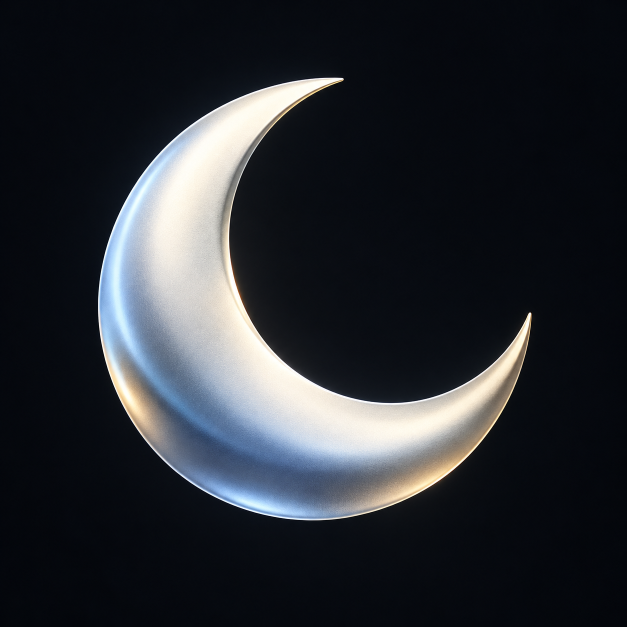
#> input picture Resources/Brand/agenticnights-moon-dark-v1.png, 1254 x 1254 px (shown at 1/2 size)
$ python alpha-cleanup-v1.py
#> lines starting #> are read from the running program, lines starting #| are printed output that depends on the picture; after the words box and inside, x2 and y2 are one past the last pixel; in counts of white or black regions, pixels touching at a corner belong together
from PIL import Image, ImageFilter, ImageDraw
import numpy as np
from pathlib import Path
root=Path(__file__).resolve().parents[2]
src=Image.open(root/'Resources/Brand/agenticnights-moon-dark-v1.png').convert('RGB')
#> src is the input picture: PIL image 1254x1254 RGB; mean R, G, B 41.1, 44.5, 50.2
rgb=np.asarray(src).astype(np.float32)
peak=rgb.max(axis=2)
# The moon has a bright rim; flood-fill the dark exterior, retaining all
# interior texture even where that texture is dark.
solid=Image.fromarray(np.uint8(peak>80)*255, 'L')
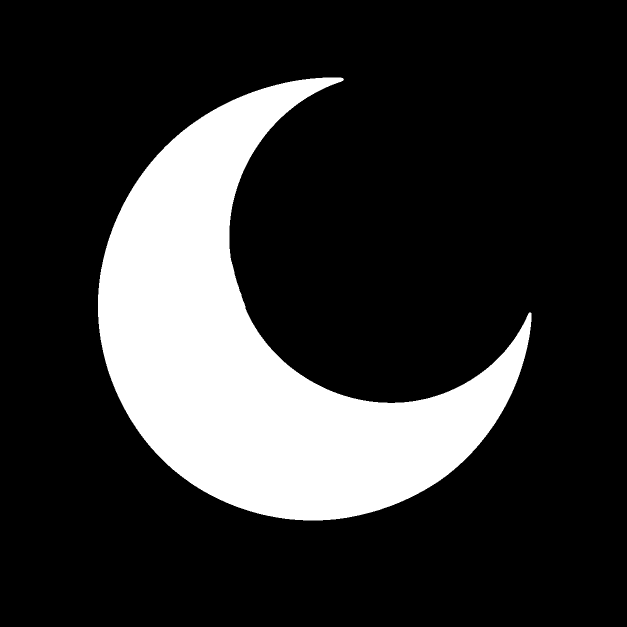
#> solid: PIL image 1254x1254 L (shown at 1/2 size); 19.5% white; 1 white region, box (x1, y1, x2, y2) and area: (196, 155, 1063, 1041) 306754
exterior=solid.copy()
ImageDraw.floodfill(exterior,(0,0),128,thresh=0)
inside=np.asarray(exterior)!=128
#> inside: shape (1254, 1254) bool; 19.5% white; 1 white region, box (x1, y1, x2, y2) and area: (196, 155, 1063, 1041) 306755
# Restrict antialiasing to the immediate outside edge, removing the source glow.
dilated=np.asarray(Image.fromarray(np.uint8(inside)*255).filter(ImageFilter.MaxFilter(3)))>0
#> dilated: shape (1254, 1254) bool; 19.8% white; 1 white region, box (x1, y1, x2, y2) and area: (195, 154, 1064, 1042) 311087
eroded=np.asarray(Image.fromarray(np.uint8(inside)*255).filter(ImageFilter.MinFilter(3)))>0
#> eroded: shape (1254, 1254) bool; 19.2% white; 1 white region, box (x1, y1, x2, y2) and area: (197, 156, 1062, 1040) 302433
edge=dilated & ~eroded
#> edge: shape (1254, 1254) bool; 0.55% white in thin lines or dots, all inside (x1, y1, x2, y2) = (195, 154, 1064, 1042)
alpha=inside.astype(np.float32)
alpha[edge]=np.clip((peak[edge]-22)/185,0,1)
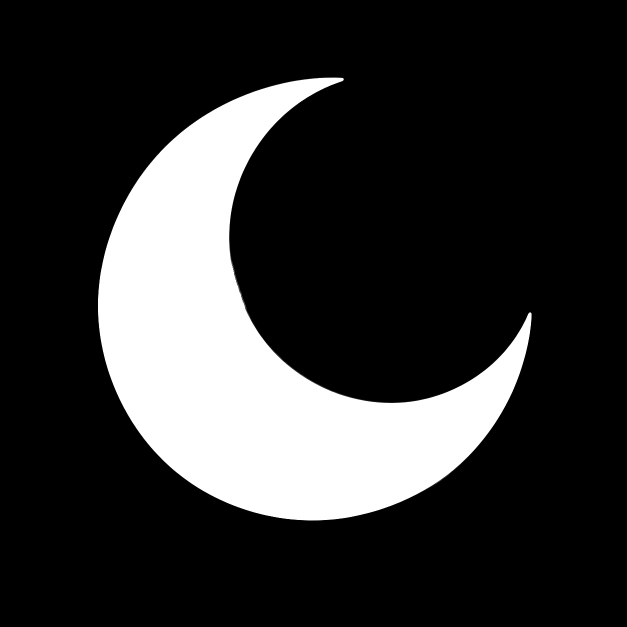
#> alpha: shape (1254, 1254) float32 (shown at 1/2 size); min 0, max 1, mean 0.195
# Keep only the component connected to the crescent body.
components=Image.fromarray(np.uint8(alpha>0)*255).copy()
#> components: PIL image 1254x1254 L; 19.7% white; 1 white region, box (x1, y1, x2, y2) and area: (195, 154, 1064, 1041) 309195
ImageDraw.floodfill(components,(300,600),128,thresh=0)
alpha[np.asarray(components)!=128]=0
#> alpha: shape (1254, 1254) float32; 0.02% of pixels changed, all inside (x1, y1, x2, y2) = (228, 171, 1057, 1015)
# Dematte partial pixels against the source's nearly black background.
# Edge colors are recovered from their premultiplied source values.
a=np.maximum(alpha,1e-6)
out=np.clip((rgb-(1-alpha[:,:,None])*np.array([5,8,14]))/a[:,:,None],0,255)
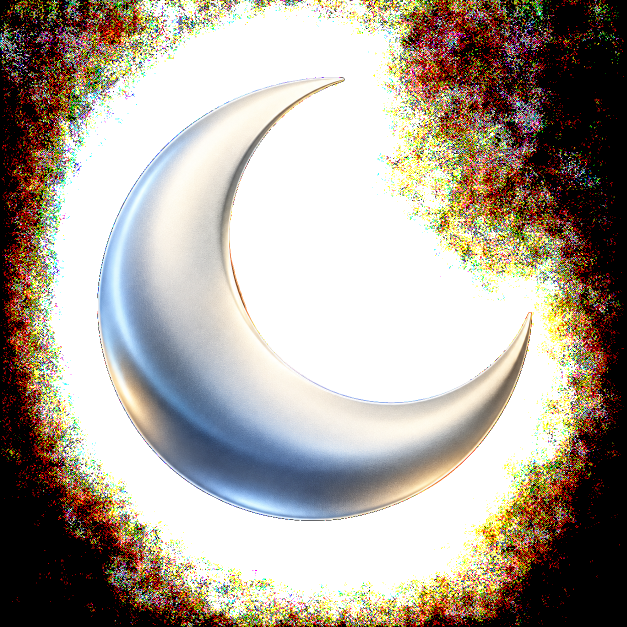
#> out: shape (1254, 1254, 3) float64 (shown at 1/2 size); mean R, G, B 170.6, 162.2, 151.2
out[alpha==0]=0
rgba=np.dstack((out,alpha*255)).astype(np.uint8)
result=Image.fromarray(rgba,'RGBA')
result.save(root/'Resources/Brand/agenticnights-moon-transparent-v1.png')
review=root/'.build/moon-alpha-review'
review.mkdir(parents=True,exist_ok=True)
for name,color in [('black',(0,0,0)),('white',(255,255,255)),('gray',(128,128,128))]:
 bg=Image.new('RGB',result.size,color); bg.paste(result,mask=result.getchannel('A')); bg.save(review/f'{name}.png')
small=result.resize((64,64),Image.Resampling.LANCZOS)
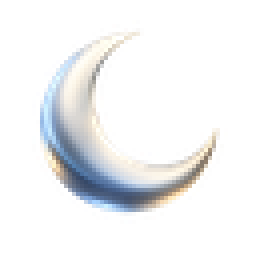
#> small: PIL image 64x64 RGBA (shown 4 times larger); mean R, G, B, A 49.3, 50.2, 50.9, 49.7; transparent parts drawn white
canvas=Image.new('RGB',(192,64))
#> canvas: PIL image 192x64 RGB; every value is 0
for i,c in enumerate([(0,0,0),(255,255,255),(128,128,128)]):
 bg=Image.new('RGB',(64,64),c); bg.paste(small,mask=small.getchannel('A')); canvas.paste(bg,(i*64,0))
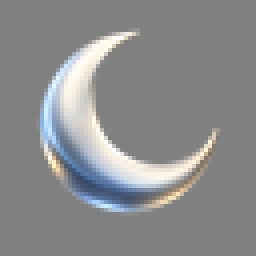
#> bg: PIL image 64x64 RGB (shown 4 times larger); mean R, G, B 138.6, 139.7, 140.8
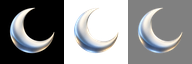
#> canvas: PIL image 192x64 RGB; mean R, G, B 138.4, 139.4, 140.5
canvas.resize((768,256),Image.Resampling.NEAREST).save(review/'64px.png')
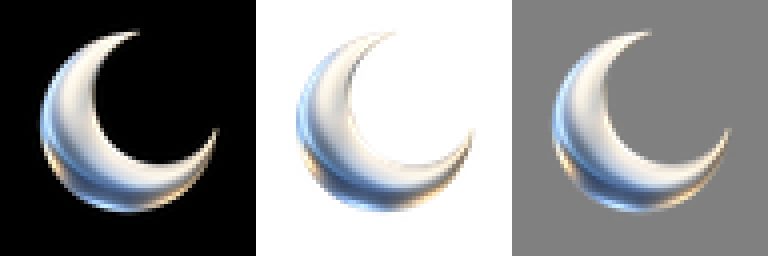
#> saved as 64px.png: PIL image 768x256 RGB; mean R, G, B 138.4, 139.4, 140.5
print('size',result.size,'alpha range',int(rgba[:,:,3].min()),int(rgba[:,:,3].max()),'transparent',int((rgba[:,:,3]==0).sum()),'partial',int(((rgba[:,:,3]>0)&(rgba[:,:,3]<255)).sum()))
#| size (1254, 1254) alpha range 0 255 transparent 1263559 partial 4300
